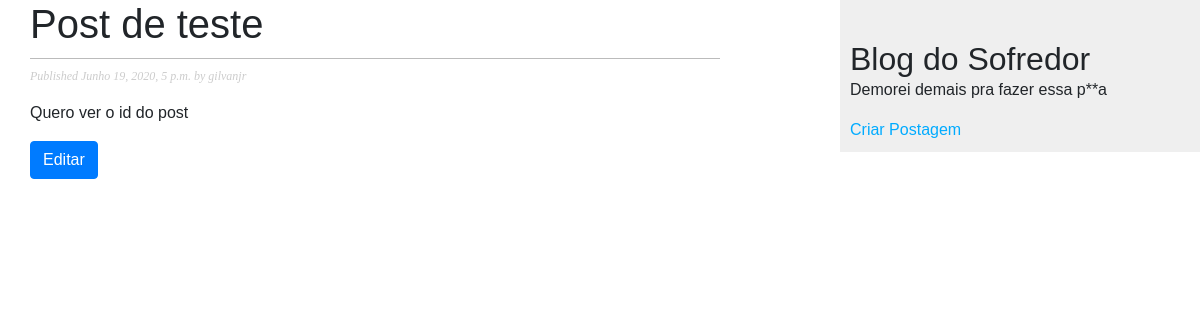
Page /blog/2020/6/19/post3/ on the committed database.
### blog/models.py (models this page shows, shortened)
class Post(models.Model):
   STATUS_CHOICES = (
       ('draft', 'Draft'),
       ('published', 'Published'),
   )
   title = models.CharField(max_length=250)
   slug = models.SlugField(max_length=250, unique_for_date='publish')
   author = models.ForeignKey(User, on_delete=models.CASCADE, related_name='blog_posts')
   body = models.TextField()
   publish = models.DateTimeField(default=timezone.now)
   created = models.DateTimeField(auto_now_add=True)
   updated = models.DateTimeField(auto_now=True)
   status = models.CharField(max_length=10, choices=STATUS_CHOICES, default='draft')
   class Meta:
       ordering = ('-publish',)

### blog/views.py (the view)
# urls.py: path('<int:year>/<int:month>/<int:day>/<slug:post>/', views.post_detail, name='post_detail'),
def post_detail(request, year, month, day, post):
    post = get_object_or_404(Post, slug=post, status='published', publish__year=year, publish__month=month, publish__day=day)
    return render(request, 'blog/post/detail.html', {'post': post})

### blog/templates/blog/post/detail.html (shortened to what this page needs)
{% extends "blog/base.html" %}
{% block content %}
 <h1>{{ post.title }}</h1>
 <p class="date">
   Published {{ post.publish }} by {{ post.author }}
 </p>
 {{ post.body|linebreaks }}
 <a class="btn btn-primary" href="{% url 'blog:post_update' id=post.id %}">Editar</a>
{% endblock %}

### blog/static/css/blog.css (style rules this page uses)
body { margin:0; padding:0; font-family:helvetica, sans-serif; }
a { color:#00abff; text-decoration:none; }
h1 { font-weight:normal; border-bottom:1px solid #bbb; padding:0 0 10px 0; }
p.date { color:#ccc; font-family: georgia, serif; font-size: 12px; font-style: italic; }

### rows in the picture
Post: title "Post de teste", publish "Junho 19, 2020, 5 p.m.", author "gilvanjr", body "Quero ver o id do post"
